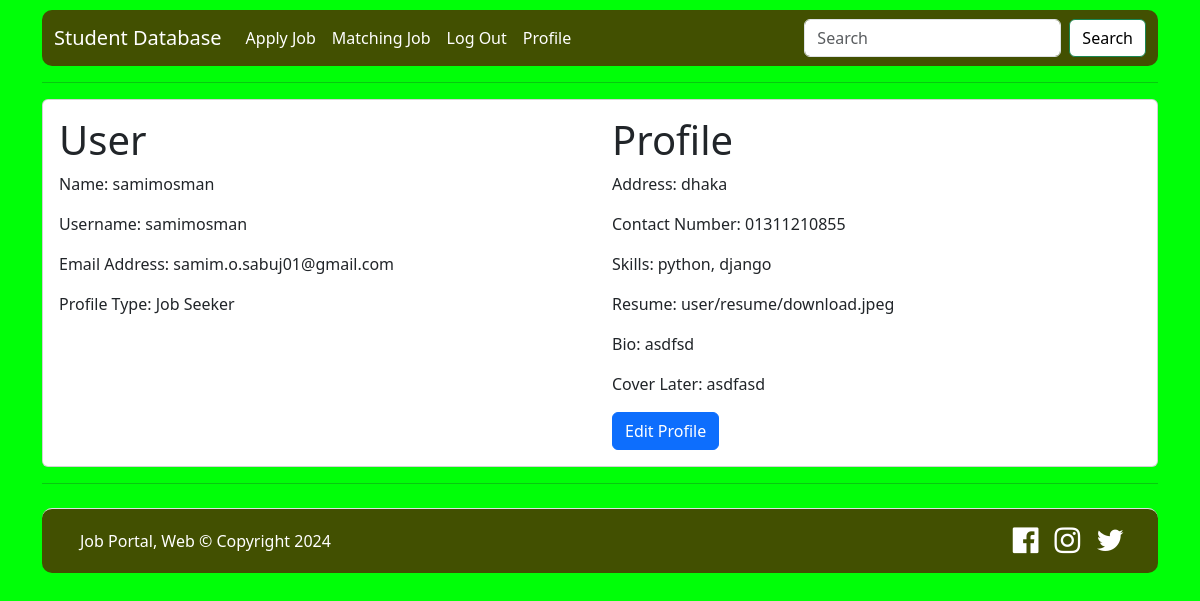
Screenshot of /profile/ (signed in) with the database file from the repository.
### authentication/models.py (models this page shows, shortened)
class Custom_User(AbstractUser):
    USER_TYPE = (
        ('Admin', 'Admin'),
        ('Job Seeker', 'Job Seeker'),
        ('Recruiter', 'Recruiter'),
    )
    display_name = models.CharField(max_length=50)
    user_type = models.CharField(max_length=20, choices=USER_TYPE, blank=True, null=True)

class UserProfile(models.Model):
    user = models.OneToOneField(Custom_User, on_delete=models.CASCADE, related_name='user_profile')
    location = models.CharField(max_length=500, blank=True, null=True)
    contact_number = models.CharField(max_length=15, blank=True, null=True)
    skills = models.CharField(max_length=20, blank=True, null=True)
    bio = models.TextField(blank=True, null=True)
    resume = models.FileField(upload_to='user/resume/', blank=True, null=True)
    cover_later = models.TextField(blank=True, null=True)

### authentication/views.py (the view)
# urls.py: path('profile/', profile, name='profile'),
@login_required
def profile(request):
    if request.user.user_type == 'Job Seeker':
        print(request.user.user_type)
        return render(request, 'account/profile.html')
    elif request.user.user_type == 'Recruiter':
        return render(request, 'account/company_profile.html')
    else:
        return redirect('home')

### templates/account/profile.html (shortened to what this page needs)
{% extends 'base.html' %}
{% block body_content %}
<div class="col">
  <div class="card h-100">
      <div class="card-body">
        <div class="row">
          <div class="col-6">
            <h1>User</h1>
            <p>Name: {{request.user.display_name}}</p>
            <p>Username: {{request.user.username}}</p>
            <p>Email Address: {{request.user.email}}</p>
            <p>Profile Type: {{request.user.user_type}}</p>
          </div>
          <div class="col-6">
            <h1>Profile</h1>
            <p>Address: {{request.user.user_profile.location}}</p>
            <p>Contact Number: {{request.user.user_profile.contact_number}}</p>
            <p>Skills: {{request.user.user_profile.skills}}</p>
            <p>Resume: {{request.user.user_profile.resume}}</p>
            <p>Bio: {{request.user.user_profile.bio}}</p>
            <p>Cover Later: {{request.user.user_profile.cover_later}}</p>
            <a href="{% url 'jobseeker_profile' request.user.pk %}" class="btn btn-primary">Edit Profile</a>
          </div>
        </div>
      </div>
  </div>
</div>
{% endblock %}

### rows the page displays
Custom_User: user.display_name "samimosman", user.username "samimosman", user.email "samim.o.sabuj01@gmail.com", user.user_type "Job Seeker", user.user_profile.location "dhaka", user.user_profile.contact_number "01311210855", user.user_profile.skills "python, django", user.user_profile.resume "user/resume/download.jpeg", user.user_profile.bio "asdfsd", user.user_profile.cover_later "asdfasd"
